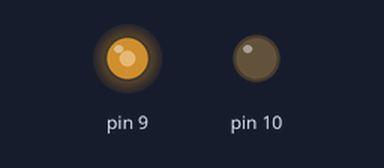
Recording of a sketch running on a simulated Arduino Uno, built with avr-gcc and run on an emulated ATmega328P. Parts: output pins drawn as LEDs (lit = HIGH).

Above: at 0.1 s.
Timing chart, 0 to 1.6 s (numbered marks = the images above):
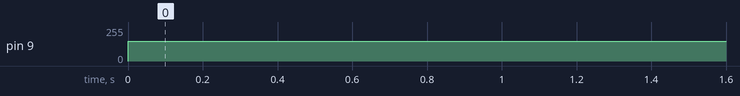

The sketch:

L293D_Aurduino_code.ino
```cpp
int val =150;

void setup() {


}


void loop() {
 analogWrite (9,val);
 analogWrite (10,0);
 delay (10);

}
```

Measured:
- by itself, pin 9: 0/255 → 150/255 at 0.00 s
